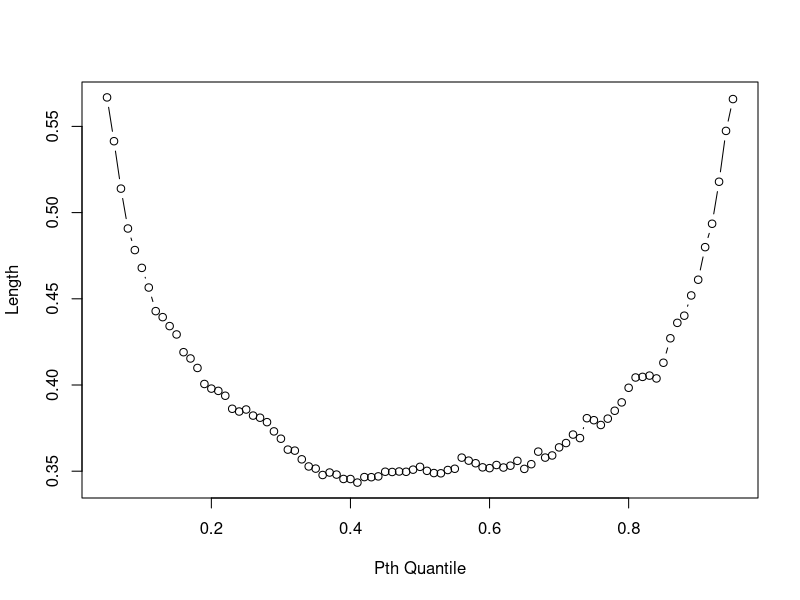
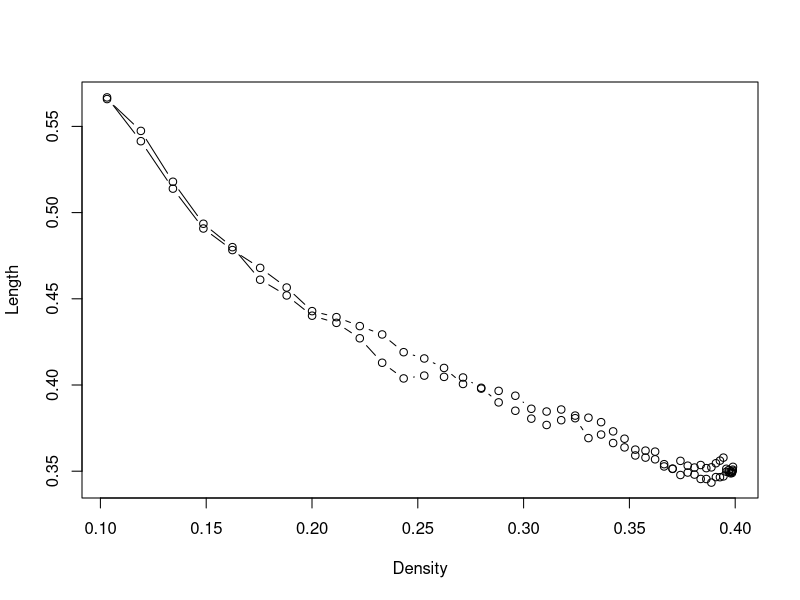
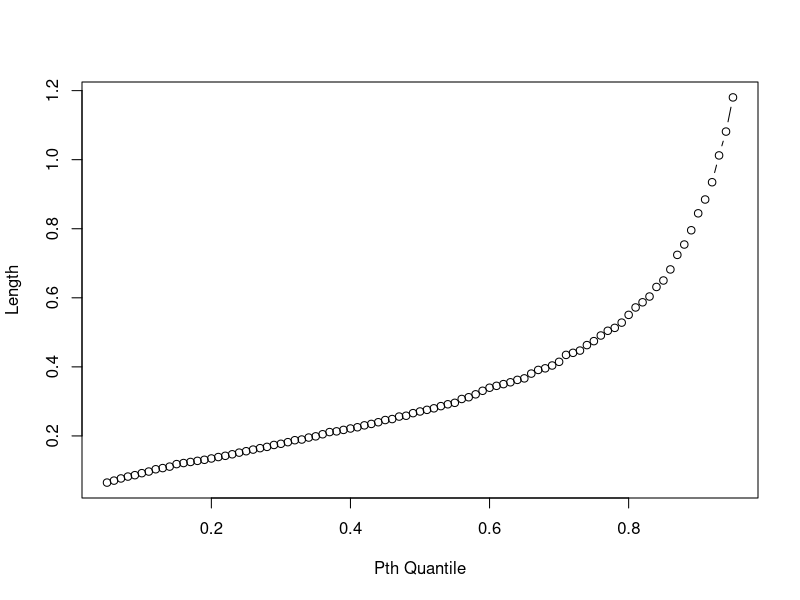
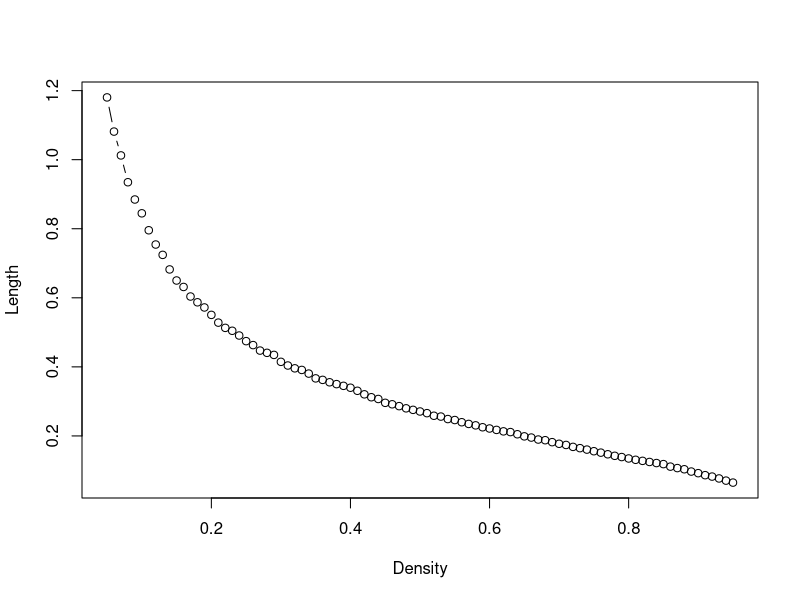
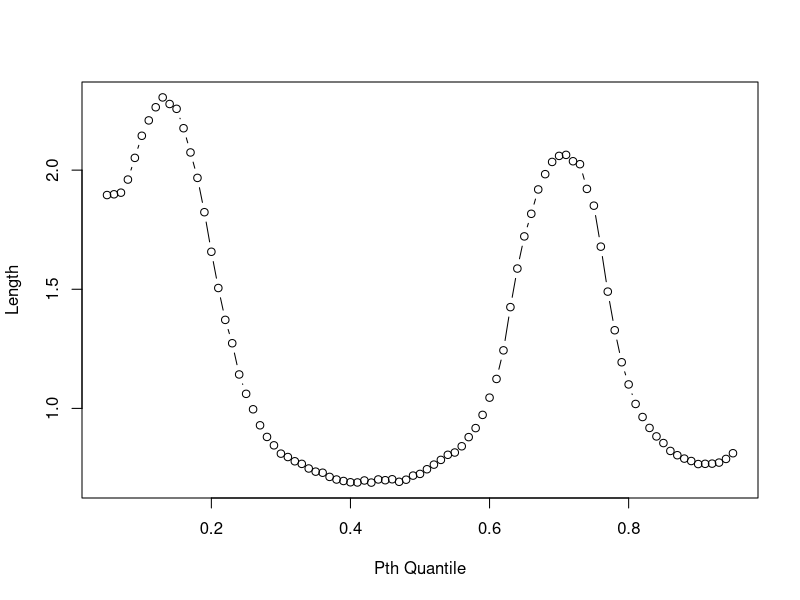
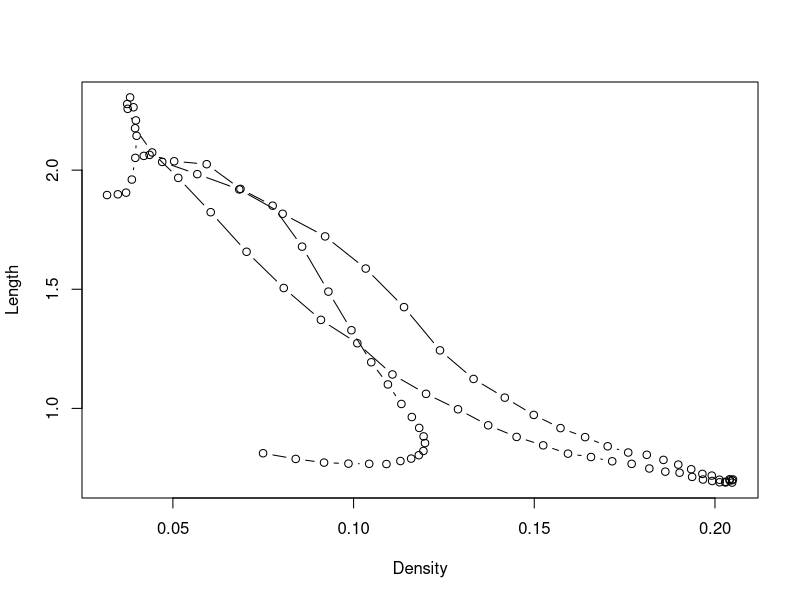
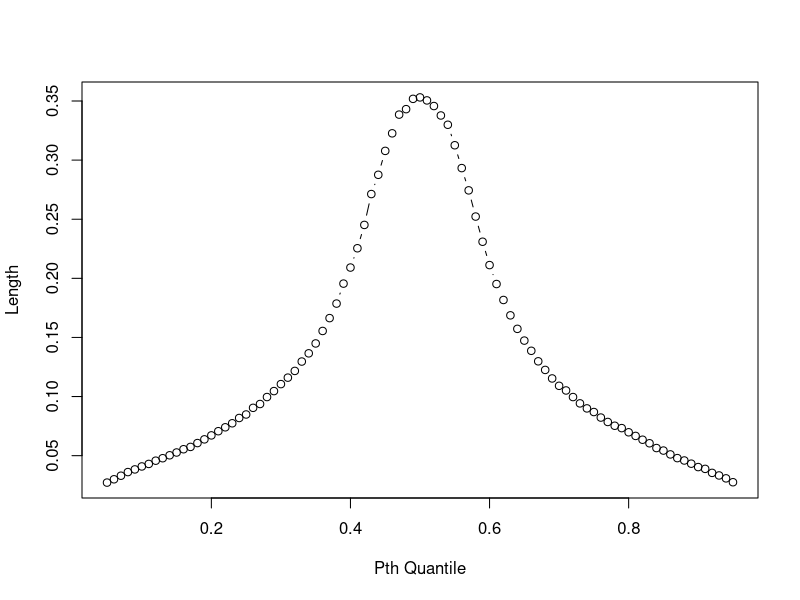
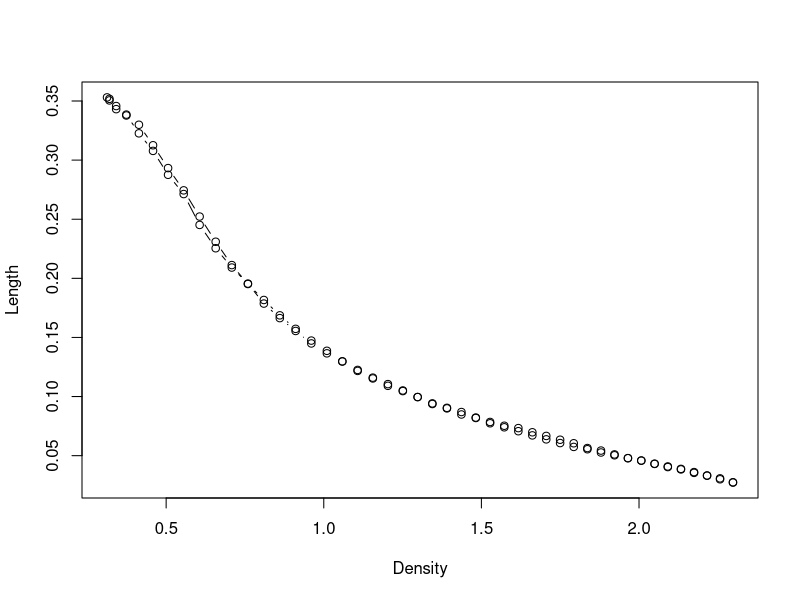

R code for these plots, in order:
## ---- chunk 1
library(ggplot2)
library(tidyverse)
## ---- chunk 2
calc_summary <- function(p) {
  rand_sample_grid <- matrix(NA, ncol=length(p), nrow=5000)
  for(i in 1:5000){
    resamp.data <- rnorm(200)
    rand_sample_grid[i,] <- quantile(resamp.data,p)
  }
  return(rand_sample_grid)
}

rand_sample_grid <- calc_summary(p=seq(0.05,0.95,by=0.01))
## ---- chunk 3
mid.length <- apply(rand_sample_grid, 2, function(x) quantile(x,0.975)-quantile(x, 0.025))
plot(seq(0.05,0.95,by=0.01), mid.length, type='b', xlab = 'Pth Quantile', ylab = 'Length')
plot(dnorm(qnorm(seq(0.05,0.95,by=0.01))), mid.length, type = 'b', xlab = 'Density', ylab = 'Length')
## ---- chunk 4
calc_summary <- function(p) {
  rand_sample_grid <- matrix(NA, ncol=length(p), nrow=5000)
  for(i in 1:5000){
    resamp.data <- rexp(200)
    rand_sample_grid[i,] <- quantile(resamp.data,p)
  }
  return(rand_sample_grid)
}
rand_sample_grid <- calc_summary(p=seq(0.05,0.95,by=0.01))
## ---- chunk 5
mid.length <- apply(rand_sample_grid, 2, function(x) quantile(x,0.975)-quantile(x, 0.025))
plot(seq(0.05,0.95,by=0.01), mid.length, type = 'b', xlab = 'Pth Quantile', ylab = 'Length')
plot(dexp(qexp(seq(0.05,0.95,by=0.01))), mid.length, type = 'b', xlab = 'Density', ylab = 'Length')
## ---- chunk 6
# f3 distribution
rf3 <- function(N){
  G <- sample(0:2, N, replace = TRUE, prob = c(5,3,2))
  (G==0)*rnorm(N) + (G==1)*rnorm(N,4) + (G==2)*rnorm(N,-4,2)
}
pf3 <- function(x){
  .5*pnorm(x) + .3*pnorm(x,4) + .2*pnorm(x,-4,2)
}
df3 <- function(x){
  .5*dnorm(x) + .3*dnorm(x,4) + .2*dnorm(x,-4,2)
}

g <- function(x,pf,p) pf(x) - p

qf3 <- function(p){
  out <- p
  for(i in seq_along(p)){
    out[i] <- uniroot(g, c(-100,100), pf = pf3, p = p[i])$root
  }
  out
}
## ---- chunk 7
calc_summary <- function(p) {
  rand_sample_grid <- matrix(NA, ncol=length(p), nrow=5000)
  for(i in 1:5000){
    resamp.data <- rf3(200)
    rand_sample_grid[i,] <- quantile(resamp.data,p)
  }
  return(rand_sample_grid)
}
rand_sample_grid <- calc_summary(p=seq(0.05,0.95,by=0.01))
## ---- chunk 8
mid.length <- apply(rand_sample_grid, 2, function(x) quantile(x,0.975)-quantile(x, 0.025))
plot(seq(0.05,0.95,by=0.01), mid.length, type = 'b', xlab = 'Pth Quantile', ylab = 'Length')
plot(df3(qf3(seq(0.05,0.95,by=0.01))), mid.length, type = 'b',  xlab = 'Density', ylab = 'Length')
## ---- chunk 9
# f4 distribution
rf4 <- function(N){
  G <- sample(0:1, N, replace = TRUE)
  (G==0)*rbeta(N,5,1) + (G==1)*rbeta(N,1,5)
}
pf4 <- function(x) .5*pbeta(x,5,1) + .5*pbeta(x,1,5)
df4 <- function(x) .5*dbeta(x,5,1) + .5*dbeta(x,1,5)
qf4 <- function(p){
  out <- p
  for(i in seq_along(p)){
    out[i] <- uniroot(g, c(0,1), pf = pf4, p = p[i])$root
  }
  out
}
## ---- chunk 10
calc_summary <- function(p) {
  rand_sample_grid <- matrix(NA, ncol=length(p), nrow=5000)
  for(i in 1:5000){
    resamp.data <- rf4(200)
    rand_sample_grid[i,] <- quantile(resamp.data,p)
  }
  return(rand_sample_grid)
}
rand_sample_grid <- calc_summary(p=seq(0.05,0.95,by=0.01))
## ---- chunk 11
mid.length <- apply(rand_sample_grid, 2, function(x) quantile(x,0.975)-quantile(x, 0.025))
plot(seq(0.05,0.95,by=0.01), mid.length, type = 'b', xlab = 'Pth Quantile', ylab = 'Length')
plot(df4(qf4(seq(0.05,0.95,by=0.01))), mid.length, type = 'b',  xlab = 'Density', ylab = 'Length')
